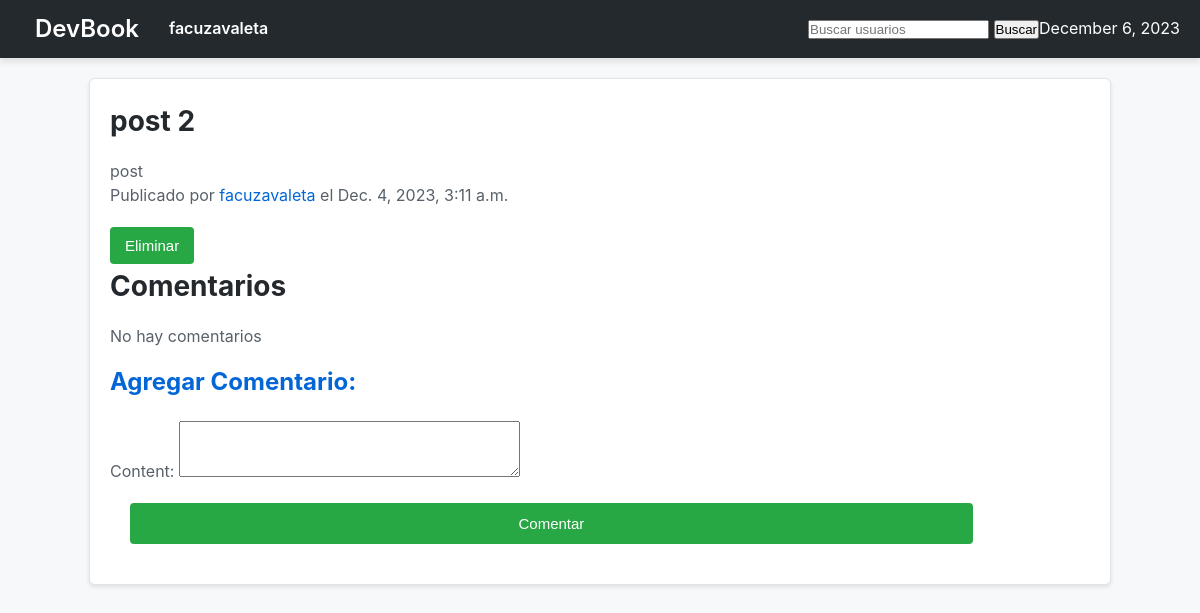
/facuzavaleta/posts/33/ (signed in), run on an earlier commit of the app's database.
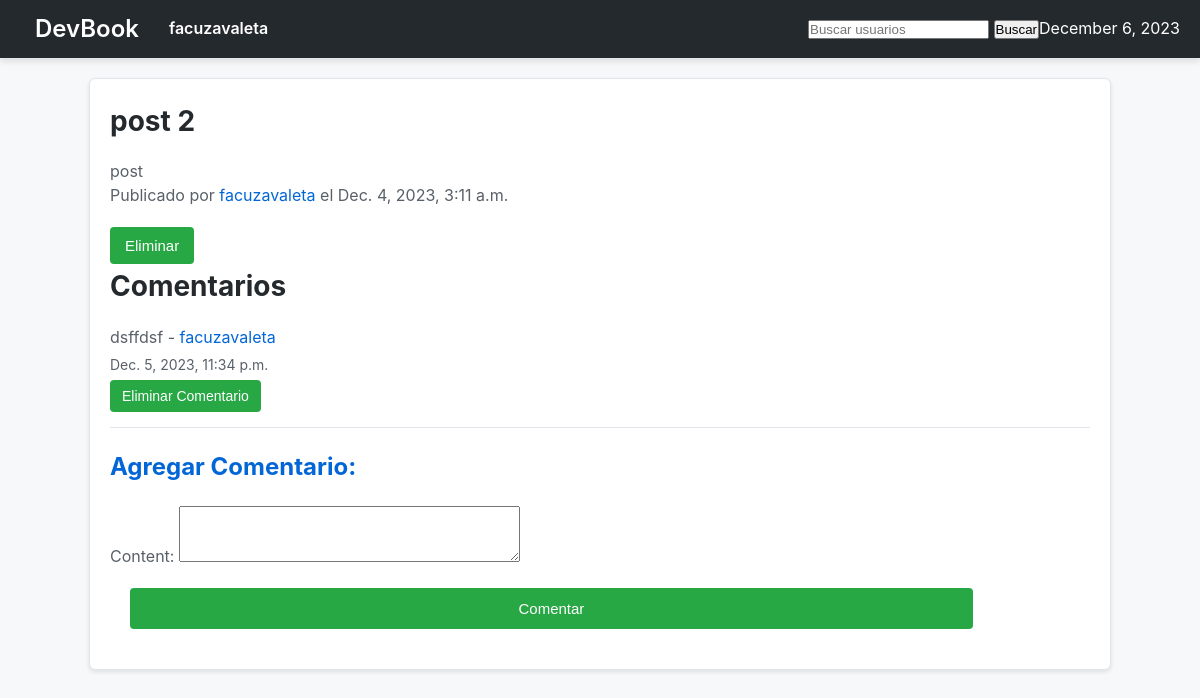
And on a later commit of the database.
### posts/models.py (models this page shows, shortened)
class Comment(models.Model):
    post = models.ForeignKey(Post, on_delete=models.CASCADE)
    user = models.ForeignKey(CustomUser, on_delete=models.CASCADE)
    content = models.TextField()
    created_at = models.DateTimeField(auto_now_add=True)

### users/models.py (models this page shows, shortened)
class CustomUser(AbstractUser):
    email = models.EmailField(unique=True)
    bio = models.TextField(max_length=500, blank=True)
    image = models.ImageField(upload_to='profile_images/', null=True, blank=True)

### posts/views.py (the view)
# urls.py: path('<int:post_id>/', post_detail, name='post_detail'),
@login_required
def post_detail(request, username, post_id):
    user_profile = get_object_or_404(CustomUser, username=username)
    post = get_object_or_404(Post, id=post_id, profile_owner=user_profile)
    comments = Comment.objects.filter(post=post).order_by('created_at')
    if request.method == 'POST':
        comment_form = CommentForm(request.POST)
        if comment_form.is_valid():
            new_comment = comment_form.save(commit=False)
            new_comment.post = post
            new_comment.user = request.user
            new_comment.save()
            return redirect('post_detail', username=username, post_id=post_id)
    else:
        comment_form = CommentForm()
    return render(request, 'posts/post_detail.html', {'post': post, 'comments': comments, 'comment_form': comment_form})

### posts/forms.py
class CommentForm(forms.ModelForm):
    class Meta:
        model = Comment
        fields = ['content']

### devbook/context_processors.py (called while the page is built)
def current_datetime(request):
    return {'current_datetime': datetime.now()}

### posts/templates/posts/post_detail.html (shortened to what this page needs)
{% extends 'base.html' %}
{% block page_content %}
<article class="post-detail">
    <h2>{{ post.title }}</h2>
    <p>{{ post.content }}</p>
    <p class="post-meta">
        Publicado por <a href="{% url 'home' username=post.posted_by.username %}">{{ post.posted_by.username }}</a> el {{ post.created_at }}
    </p>
    {% if post.posted_by == request.user or post.profile_owner == request.user %}
        <form action="{% url 'delete_post' username=post.posted_by.username post_id=post.id %}" method="post" class="delete-post-form">
            <button type="submit" class="delete-post-btn">Eliminar</button>
        </form>
    {% endif %}
</article>
<section id="comments-section">
    <h2>Comentarios</h2>
    {% if comments %}
        <ul class="comment-list">
            {% for comment in comments %}
                <li class="comment">
                    <p>{{ comment.content }} - <a href="{% url 'home' username=comment.user.username %}">{{ comment.user.username }}</a></p>
                    <p class="comment-meta">{{ comment.created_at }}</p>
                    {% if comment.user == request.user or post.profile_owner == request.user %}
                        <form method="post" action="{% url 'delete_comment' username=post.profile_owner.username post_id=post.id comment_id=comment.id %}" class="delete-comment-form">
                            <button type="submit" class="delete-comment-btn">Eliminar Comentario</button>
                        </form>
                    {% endif %}
                </li>
            {% endfor %}
        </ul>
    {% else %}
        <p>No hay comentarios</p>
    {% endif %}
</section>
<section id="new-comment-form">
    <h3>Agregar Comentario:</h3>
    <form method="post" action="{% url 'post_detail' username=post.profile_owner.username post_id=post.id %}" class="comment-form">
        {{ comment_form.as_p }}
        <button type="submit" class="comment-btn">Comentar</button>
    </form>
</section>
{% endblock %}

What changed in the data, as far as the page shows it:
added Comment: content "dsffdsf", user.username "facuzavaleta", created_at "Dec. 5, 2023, 11:34 p.m.", shows "Eliminar Comentario"
Also different on the page:
text no longer shown: "No hay comentarios"
